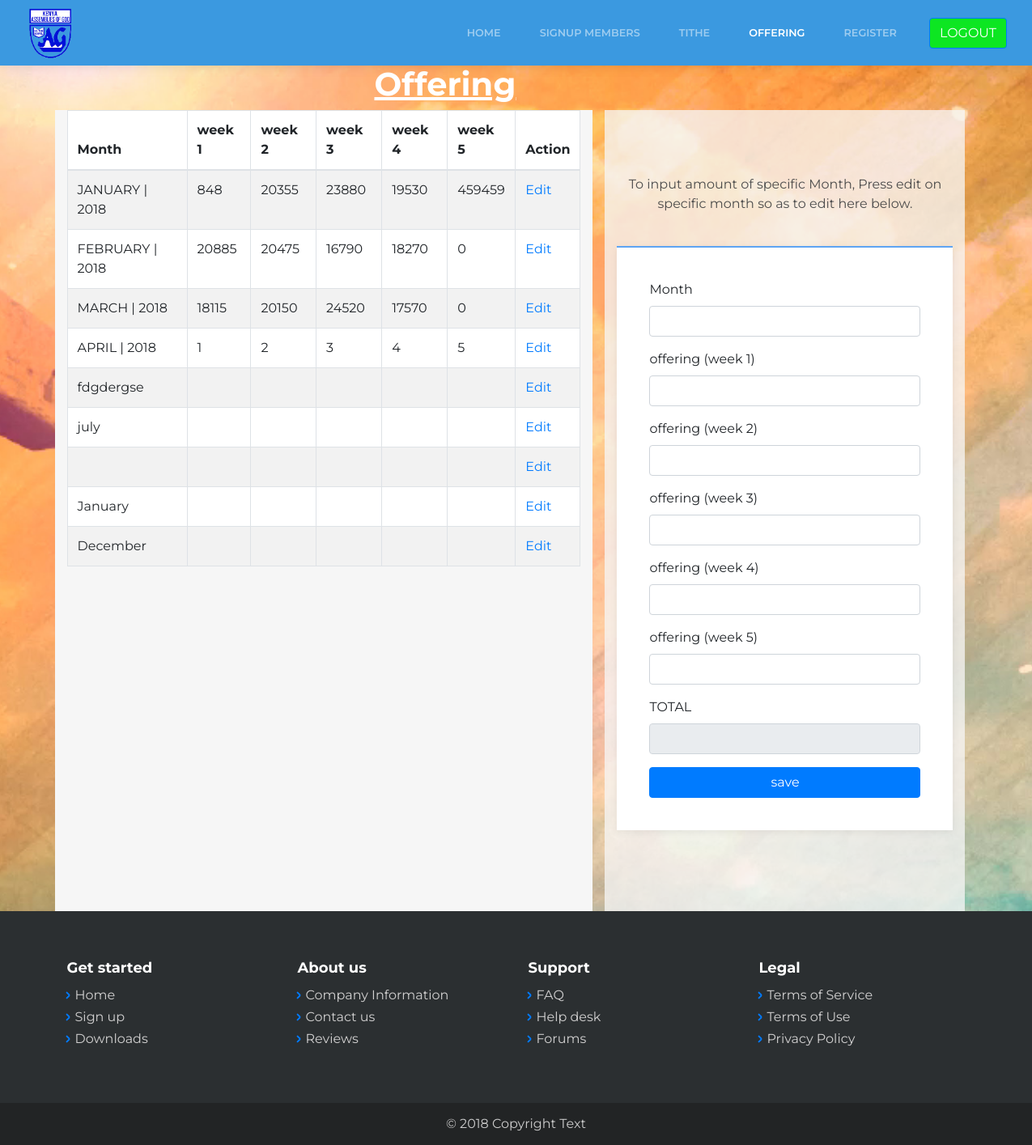
Screenshot of /admin/offering.php (signed in) with the database file from the repository.
### tables this page shows
CREATE TABLE `offering` (
  `id` int(128) NOT NULL,
  `usr` varchar(128) NOT NULL,
  `offering` varchar(128) NOT NULL,
  `offering_1` varchar(128) NOT NULL,
  `offering_2` varchar(128) NOT NULL,
  `offering_3` varchar(128) NOT NULL,
  `offering_4` varchar(128) NOT NULL,
  `offering_5` varchar(128) NOT NULL
);

### admin/offering.php (the view, shortened to what this page needs)
<?php
include 'include/db.php';
    $offering = "";
  $offering_1 = "";
  $offering_2 = "";
  $offering_3 = "";
  $offering_4 = "";
  $offering_5 = "";
  $total = "";
  $edit_state = false;
$results = mysqli_query($db, "SELECT * FROM offering WHERE usr = '$_SESSION[name]'");
include 'include/header.php';
?>
            <div
                class="collapse navbar-collapse" id="navcol-1" style="background-color:#3b99e0;width:328px;margin:0;">
                <ul class="nav navbar-nav ml-auto">
                    <li class="nav-item" role="presentation"><a class="nav-link" href="index.php">Home</a></li>
                    <li class="nav-item" role="presentation"><a class="nav-link" href="signup.php">SIGNUP MEMBERS</a></li>
                    <li class="nav-item" role="presentation" ><a class="nav-link" href="tithe.php">Tithe </a></li>
                    <li class="nav-item" role="presentation"><a class="nav-link active" href="offering.php">Offering </a></li>
                    <li class="nav-item" role="presentation"><a class="nav-link" href="registration.php">Register</a></li>
                </ul> <a href="include/logout.php" class="btn btn-primary" type="submit" style="background-color:rgb(13,230,34);">LOGOUT</a></div>
        </div>
    </nav>
    <main class="page login-page"></main>
    <div>
        <div class="container">
            <div class="row">
                <div class="col-md-12 col-xl-9 offset-xl-4">
                    <h1 style="color:rgb(255,255,255);"><strong><span style="text-decoration: underline;">Offering </span></strong></h1>
                </div>
            </div>
        </div>
    </div>
    <div data-aos="fade">
        <div class="container">
            <div class="row">
                <div class="col-md-6 col-xl-7 offset-xl-0" style="background-color:#f6f6f6;"><table id="example" class="table table-striped table-bordered" cellspacing="0" width="100%">
         <thead>
    <tr>
      <th>Month</th>
      <th>week 1 </th>
      <th>week 2</th>
      <th>week 3</th>
      <th>week 4</th>
      <th>week 5</th>
      <th >Action</th>
    </tr>
  </thead>
  <tbody>
    <?php while ($row = mysqli_fetch_array($results)) { ?>
      <tr>
          <td><?php echo $row['offering']; ?></td>
          <td><?php  echo $row['offering_1']; ?></td>
          <td><?php  echo $row['offering_2']; ?></td>
          <td><?php  echo $row['offering_3']; ?></td>
          <td><?php  echo $row['offering_4']; ?></td>
          <td><?php  echo $row['offering_5']; ?></td>
          <td>
            <a href="offering.php?edit=<?php echo $row['id']; ?>" onclick="return confirm('Are you sure You want to Edit?')">Edit</a>
          </td>
    </tr>
    <?php }
    ?>
  </tbody>
    </table></div>
                <div class="col-md-6 col-xl-5 offset-xl-0">
                    <section class="clean-block clean-form dark" style="background-color:rgba(246,246,246,0.76);">
                        <div class="container">
                            <div class="block-heading">
                                <p>To input amount of specific Month, Press edit on specific month so as to edit here below.</p>
                            </div>
                            <form method="post" action="offering.php" >
                              <div class="form-group">
                                     <label>Month </label>
                                     <input type="text" name="offering" value="<?php echo $offering; ?>" class="form-control" >
                                </div>
                                <div class="form-group">
                                     <label>offering (week 1)</label>
                                     <input type="text" name="offering_1" value="<?php echo $offering_1; ?>" class="form-control">
                              </div>
                               <div class="form-group">
                                     <label>offering (week 2)</label>
                                     <input type="text" name="offering_2" value="<?php echo $offering_2; ?>" class="form-control">
                              </div>
                               <div class="form-group">
                                     <label>offering (week 3)</label>
                                     <input type="text" name="offering_3" value="<?php echo $offering_3; ?>" class="form-control">
                              </div>
                               <div class="form-group">
                                     <label>offering (week 4)</label>
                                     <input type="text" name="offering_4" value="<?php echo $offering_4; ?>" class="form-control">
                              </div>
                              <div class="form-group">
                                     <label>offering (week 5)</label>
                                     <input type="text" name="offering_5" value="<?php echo $offering_5; ?>" class="form-control">
                              </div>
                              <div class="form-group">
                                     <label>TOTAL</label>
                                     <input type="text"  value="<?php echo $total; ?>" class="form-control" disabled>
                              </div>
                              <div class="input-group">
                                <?php if ($edit_state == false):  ?>
                              <button type="submit" name="save" class="btn btn-primary btn-block"">save</button>
                                  <?php else: ?>
                              <button type="submit" name="update" class="btn btn-primary btn-block"">update</button>
                                <?php endif ?>
                                 </div>
                            </form>
                        </div>
                    </section>
                </div>
            </div>
        </div>
    </div>
    <?php
        include 'include/footer.php';
    ?>

### admin/assets/css/Data-Table-1.css (style rules this page uses)
#example { margin-bottom:0; }

### admin/assets/css/Data-Table.css (style rules this page uses)
#example { background-color:white; margin-bottom:0; }

### rows the page displays
offering: offering "JANUARY | 2018", offering_1 "848", offering_2 "20355", offering_3 "23880", offering_4 "19530", offering_5 "459459"
offering: offering "FEBRUARY | 2018", offering_1 "20885", offering_2 "20475", offering_3 "16790", offering_4 "18270", offering_5 "0"
offering: offering "MARCH | 2018", offering_1 "18115", offering_2 "20150", offering_3 "24520", offering_4 "17570", offering_5 "0"
offering: offering "APRIL | 2018", offering_1 "1", offering_2 "2", offering_3 "3", offering_4 "4", offering_5 "5"
offering: offering "fdgdergse"
offering: offering "july"
offering: offering "January"
offering: offering "December"
